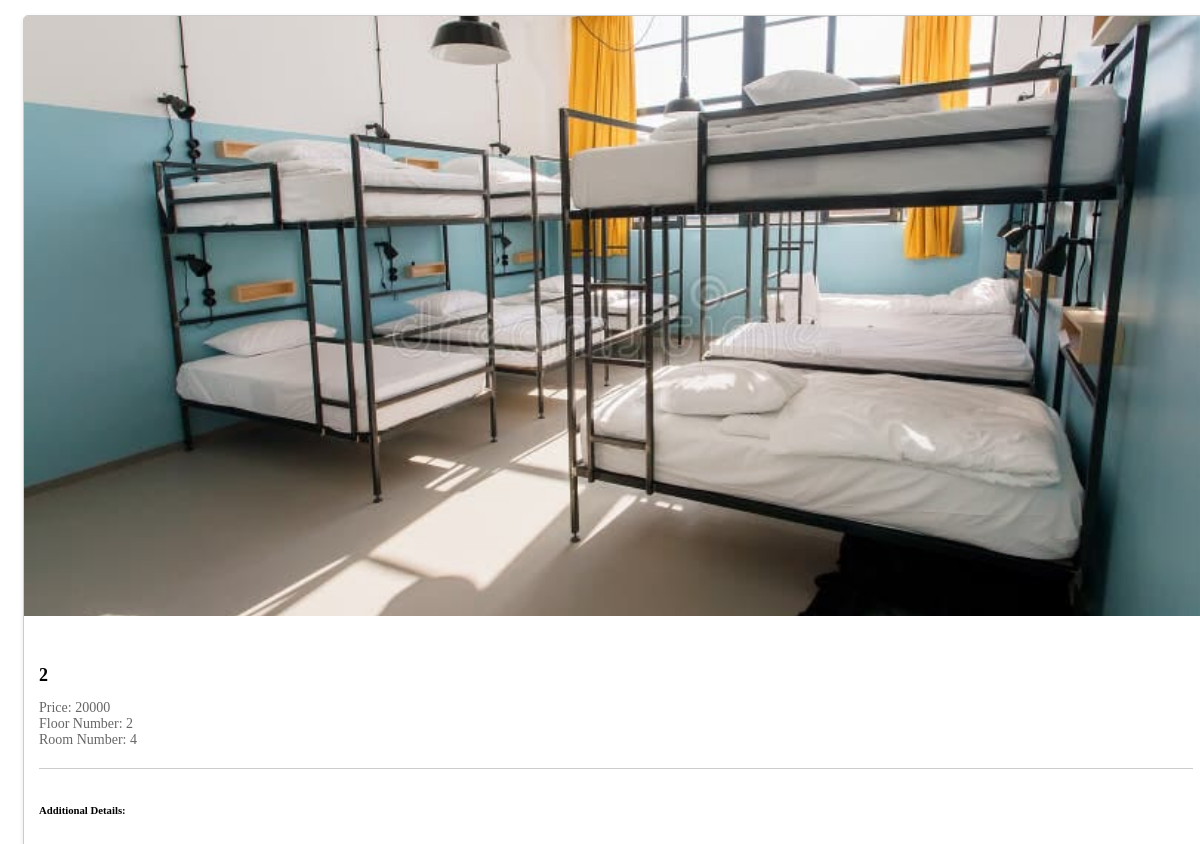
Page /shop/buynow/15/ on the committed database.
### shop/models.py (models this page shows, shortened)
class Product(models.Model):
    product_id = models.AutoField
    flat_number = models.IntegerField(default=0)  # Use CharField or PositiveIntegerField as appropriate
    category = models.CharField(max_length=50, default="")
    sub_category = models.CharField(max_length=50, default="")
    price = models.IntegerField(default=0)
    desc = models.CharField(max_length=300)
    pub_date = models.DateField()
    image = models.ImageField(upload_to="shop/images", default="")
    floor_number = models.PositiveSmallIntegerField(default=1)
    room_number = models.PositiveSmallIntegerField(default=1)
    additional_details = models.TextField(blank=True)

### shop/views.py (the view)
# urls.py: path('buynow/', views.buynow, name="buynow_root"),
def buynow(request, product_id=None):
    products = Product.objects.all()
    if product_id:
        selected_product = get_object_or_404(Product, id=product_id)
        context = {'product': selected_product}
    else:
        context = {'products': products}
    return render(request, 'shop/buynow.html', context)

### shop/templates/shop/buynow.html (shortened to what this page needs)
<!DOCTYPE html>
<html lang="en">
<head>
</head>
<body>
    <div class="container">
        {% if product %}
        <div class="card">
            <img src="{{ product.image.url }}" alt="{{ product.flat_number }}" class="card-img-top">
            <div class="card-body">
                <h5 class="card-title"> {{ product.flat_number }}</h5>
                <p class="card-text">Price: {{ product.price }}<br>
                    Floor Number: {{ product.floor_number }}<br>
                    Room Number: {{ product.room_number }}
                </p>
                <div class="additional-details">
                    <h6 class="card-subtitle mb-2 text-muted">Additional Details: {{ product.additional_details }}</h6>
                </div>
            </div>
        </div>
        {% endif %}
    </div>
</body>
</html>

### shop/templates/shop/buynow.html (style rules this page uses)
.card { width: 100%; margin: 15px; border: 1px solid #ccc; border-radius: 5px; box-shadow: 0 2px 5px rgba(0, 0, 0, 0.1); overflow: hidden; }
.card-img-top { width: 100%; height: 600px; object-fit: cover; }
.card-body { padding: 15px; }
.card-title { font-size: 18px; font-weight: bold; margin-bottom: 10px; }
.card-text { font-size: 14px; color: #666; }
.additional-details { margin-top: 20px; border-top: 1px solid #ccc; padding-top: 10px; }

### rows in the picture
Product: image (picture), flat_number "2", price "20000", floor_number "2", room_number "4"
